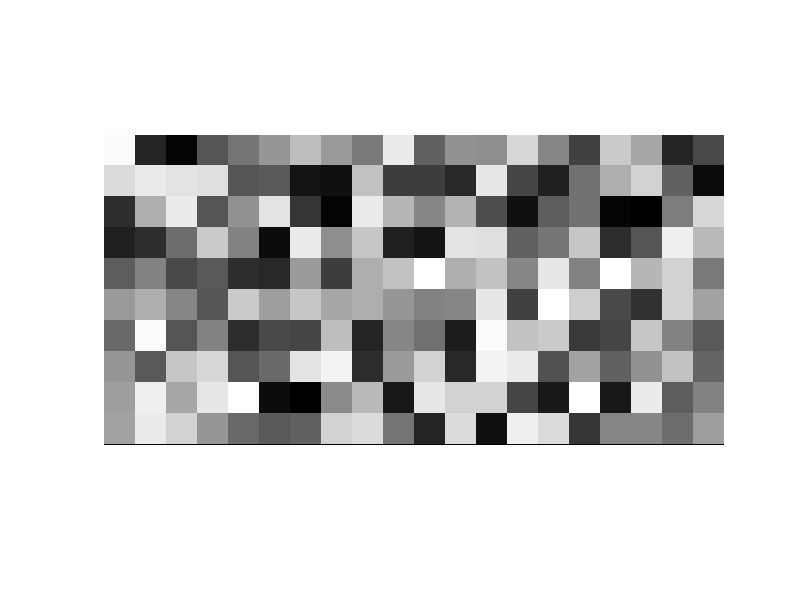

Write the MATLAB code that produced this figure. (Note: this script raises an error after producing the figure.)
figure(1); clf

img = uint8(255 * rand(10,20));

colormap jet

cm = colormap;
imshow(img, 'DisplayRange', [0,max(img(:))])
%colormap(cm)


%%
figure(2); clf
img = uint8(255 * rand(10,20));

img = rand(30,24);

colormap jet
imsubplot(1,3,1);
implot(img)

colormap gray
imsubplot(1,3,2);
implot(img, 'color.scale', [0, 0.2])

imgc = imgray2color(img, 'red');
imsubplot(1,3,3)
implot(imgc)

colormap jet